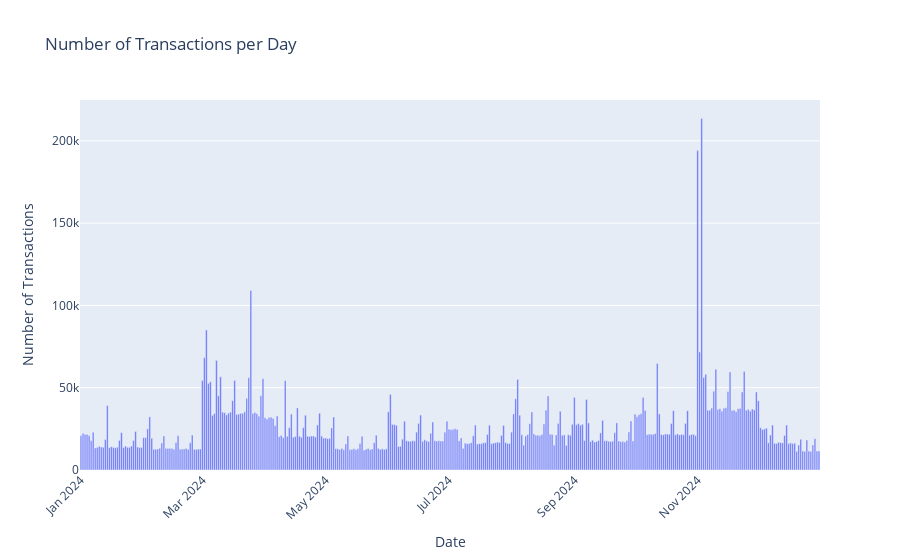

The notebook cell saved with this chart:
### Code cell
# Create a new DataFrame with the count of transactions per day
transactions_per_day = df['Date'].dt.date.value_counts().sort_index().reset_index()
transactions_per_day.columns = ['Date', 'Number of Transactions']

# Plot the number of transactions per day
fig = px.bar(transactions_per_day, x='Date', y='Number of Transactions', 
			 labels={'Date': 'Date', 'Number of Transactions': 'Number of Transactions'}, 
			 title='Number of Transactions per Day')
fig.update_layout(xaxis_title='Date', yaxis_title='Number of Transactions', xaxis_tickangle=-45)
fig.show()

### Figure 1 — Plotly figure (JSON) as saved in the notebook; plotly's stock layout.template omitted (floating-point values rounded to 4 significant figures; data arrays with more than 128 entries replaced by an {"elided": "..."} marker saying what was removed)
{"data": [{"alignmentgroup": "True", "hovertemplate": "Date=%{x}<br>Number of Transactions=%{y}<extra></extra>", "legendgroup": "", "marker": {"color": "#636efa", "pattern": {"shape": ""}}, "name": "", "offsetgroup": "", "orientation": "v", "showlegend": false, "textposition": "auto", "type": "bar", "x": {"elided": "366 str values"}, "xaxis": "x", "y": {"elided": "366 int values"}, "yaxis": "y"}], "layout": {"barmode": "relative", "legend": {"tracegroupgap": 0}, "title": {"text": "Number of Transactions per Day"}, "xaxis": {"anchor": "y", "domain": [0, 1], "tickangle": -45, "title": {"text": "Date"}}, "yaxis": {"anchor": "x", "domain": [0, 1], "title": {"text": "Number of Transactions"}}}}
